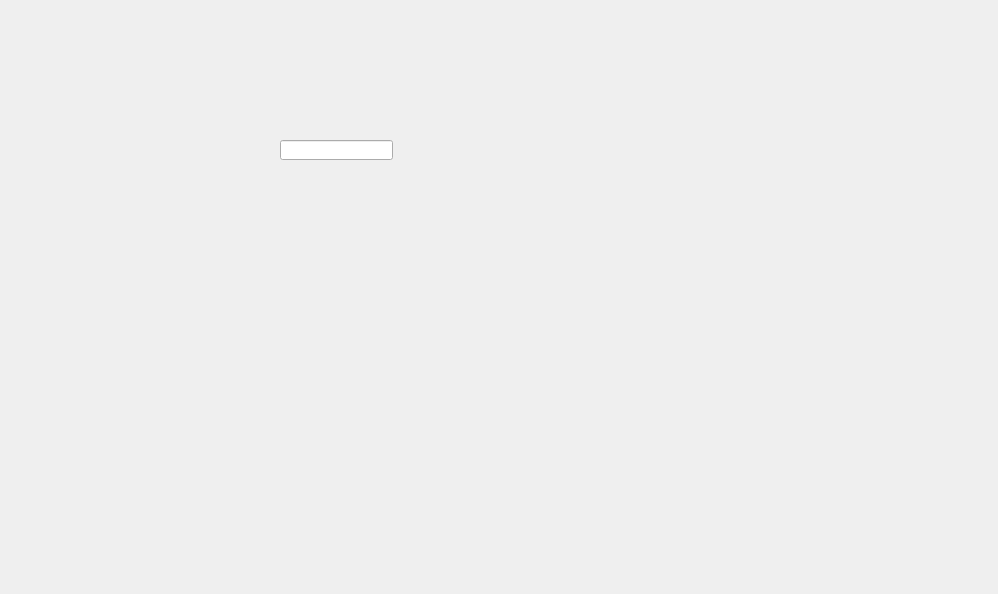
<?xml version="1.0" encoding="UTF-8"?>
<ui version="4.0">
 <class>Form</class>
 <widget class="QWidget" name="Form">
  <property name="geometry">
   <rect>
    <x>0</x>
    <y>0</y>
    <width>998</width>
    <height>594</height>
   </rect>
  </property>
  <property name="windowTitle">
   <string>Form</string>
  </property>
  <widget class="QLineEdit" name="lineEdit">
   <property name="geometry">
    <rect>
     <x>280</x>
     <y>140</y>
     <width>113</width>
     <height>20</height>
    </rect>
   </property>
  </widget>
 </widget>
 <resources/>
 <connections/>
</ui>
